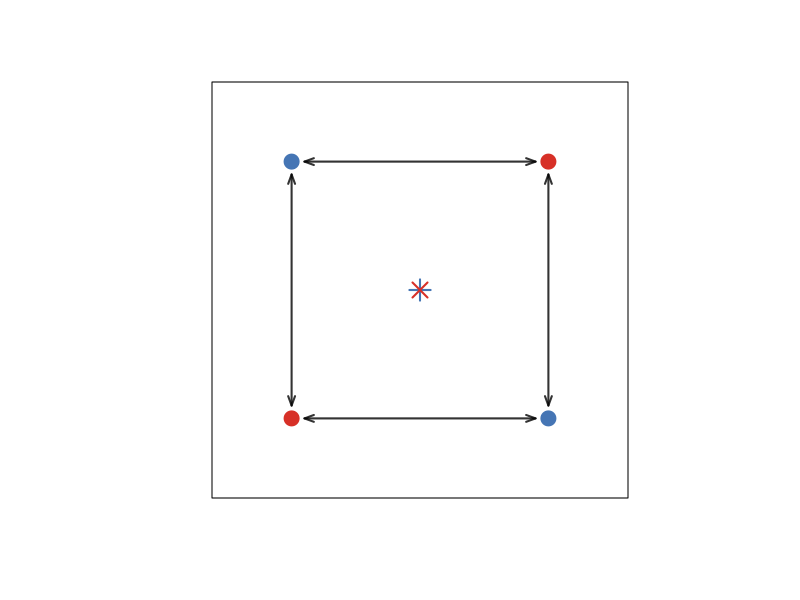

The R script that drew this image:
## ---- chunk 1
knitr::opts_chunk$set(echo = TRUE,
                      fig.path='output/figures/meandiff')

movePoints <- function(x0y0, xy, d){
  total.dist <- apply(cbind(x0y0, xy), 1,
                      function(x) stats::dist(rbind(x[1:2], x[3:4])))
  p <- d / total.dist
  p <- 1 - p
  x0y0[,1] <- xy[,1] + p*(x0y0[,1] - xy[,1])
  x0y0[,2] <- xy[,2] + p*(x0y0[,2] - xy[,2])
  return(x0y0)
}


## ---- chunk 2
meandiff <- function(z1,z2){
  
  res <- vector('numeric', 0)
  
  for(i in 1:length(z1)){
    tmp <- z1[i] - z2
    res <- c(res,tmp)
  }
  
  mean(res)
}
## ---- chunk 3
set.seed(43805)
x <- rnorm(10, 5, 1)
y <- rnorm(13, 7, 1)
## ---- chunk 4
mean(x) - mean(y)
## ---- chunk 5
meandiff(x,y)
## ---- chunk 6
meaneucdist <- function(z1, z2){
    
  res <- vector('numeric', 0)
  
  for(i in 1:length(z1)){
    tmp <- sqrt((z1[i]-z2)^2)
    res <- c(res,tmp)
  }
  
  mean(res)
}

meaneucdist(x,y)
## ---- chunk 7
par(pty='s')
plot(c(-2,2), c(2,-2), pch=19, col='#4575b4', 
     ylim=c(-3,3), xlim=c(-3,3), cex=2,
     ylab='',xlab='', yaxt='n', xaxt='n')
points(c(2,-2),c(2,-2), pch=19, col='#d73027', cex=2)

arrows(1.8, 2, -1.8, 2, length=0.1, code=3, angle=20, lwd=2, col=grey(0,0.8))
arrows(2, 1.8, 2, -1.8, length=0.1, code=3, angle=20, lwd=2, col=grey(0,0.8))
arrows(1.8, -2, -1.8, -2, length=0.1, code=3, angle=20, lwd=2, col=grey(0,0.8))
arrows(-2, -1.8, -2, 1.8, length=0.1, code=3, angle=20, lwd=2, col=grey(0,0.8))
points(c(0,0),c(0,0), pch=c(3,4), col=c('#4575b4','#d73027'), cex=2, lwd=2)
